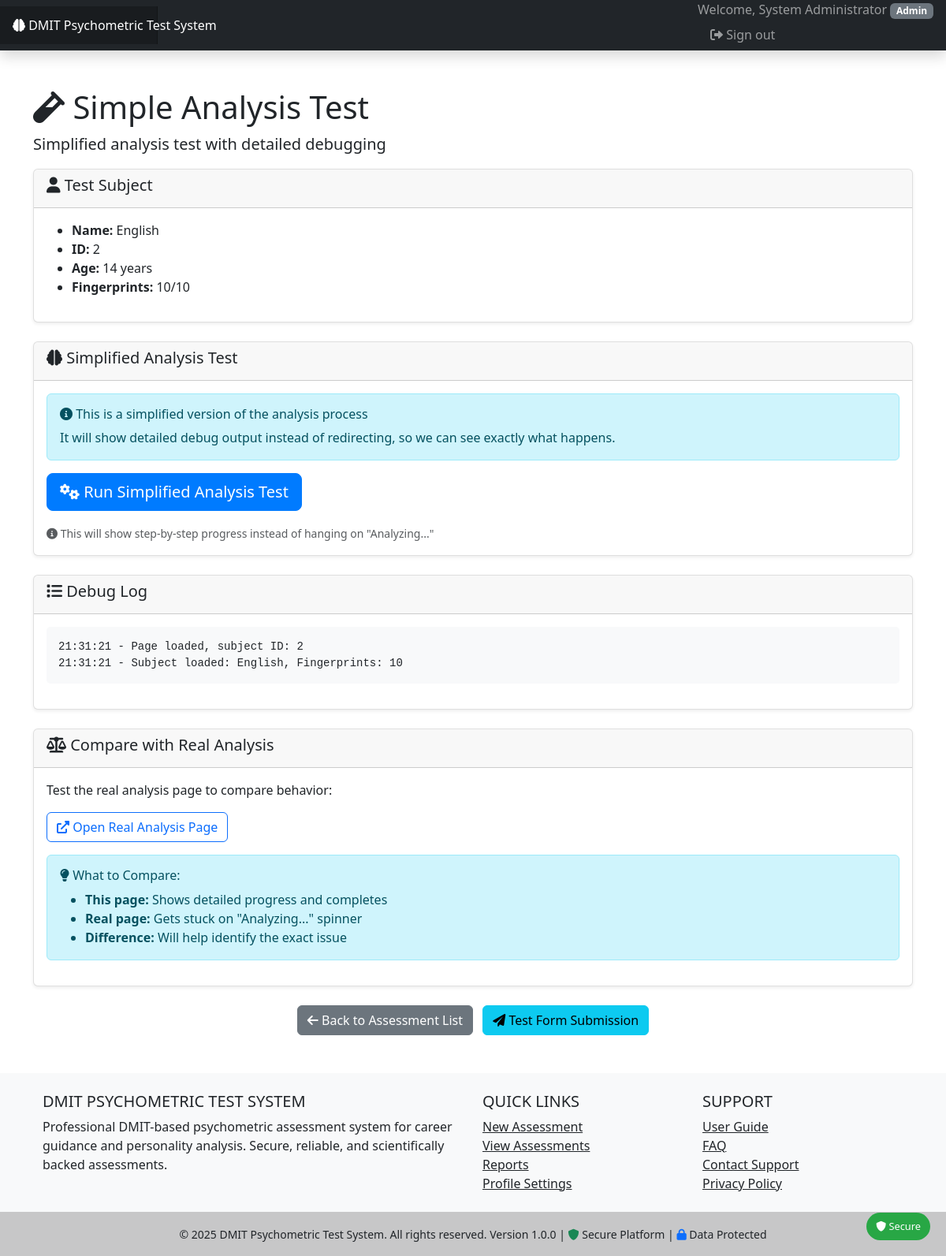
The app's page /simple_analysis_test.php (signed in) with its own data.
### tables this page shows
CREATE TABLE `assessment_subjects` (
  `id` int(11) NOT NULL,
  `user_id` int(11) NOT NULL,
  `subject_name` varchar(100) NOT NULL,
  `date_of_birth` date NOT NULL,
  `gender` enum('male','female','other') NOT NULL,
  `age_at_assessment` int(11) NOT NULL,
  `parent_name` varchar(100) DEFAULT NULL,
  `contact_email` varchar(100) DEFAULT NULL,
  `contact_phone` varchar(15) DEFAULT NULL,
  `school_name` varchar(100) DEFAULT NULL,
  `grade_class` varchar(20) DEFAULT NULL,
  `created_at` timestamp NULL DEFAULT current_timestamp(),
  `updated_at` timestamp NULL DEFAULT current_timestamp() ON UPDATE current_timestamp()
);

### includes/functions.php (called while the page is built, shortened)
<?php
function url($path = '') {
    $path = ltrim($path, '/');
    if ($path === 'index.php' || $path === '') {
        return BASE_URL . 'index.php';
    }
    $currentDir = dirname($_SERVER['SCRIPT_NAME']);
    $baseDir = '/DMIT-Psychometric-Test';
    return $path;
}
?>

### simple_analysis_test.php (the view, shortened to what this page needs)
<?php
$subjectId = $_GET['id'] ?? 2;
$debugLog = [];
function debugLog($message) {
    global $debugLog;
    $debugLog[] = date('H:i:s') . " - " . $message;
}
try {
    $database = new Database();
    $conn = $database->getConnection();
    $stmt = $conn->prepare("SELECT * FROM assessment_subjects WHERE id = ?");
    $stmt->execute([$subjectId]);
    $subject = $stmt->fetch();
    $stmt = $conn->prepare("SELECT COUNT(*) FROM fingerprint_data WHERE subject_id = ?");
    $stmt->execute([$subjectId]);
    $fingerprintCount = $stmt->fetchColumn();
} catch (Exception $e) {
    debugLog("Error loading subject: " . $e->getMessage());
    redirect('assessments/list.php', 'Error loading assessment subject.', 'error');
}
?>
<!DOCTYPE html>
<html lang="en">
<head>
    <link href="https://cdn.jsdelivr.net/npm/bootstrap@5.3.0/dist/css/bootstrap.min.css" rel="stylesheet">
    <link href="https://cdnjs.cloudflare.com/ajax/libs/font-awesome/6.0.0/css/all.min.css" rel="stylesheet">
</head>
<body>
    <?php include 'includes/header.php'; ?>
    <div class="container my-5">
        <h1><i class="fas fa-vial"></i> Simple Analysis Test</h1>
        <p class="lead">Simplified analysis test with detailed debugging</p>
        <div class="card mb-4">
            <div class="card-header">
                <h5><i class="fas fa-user"></i> Test Subject</h5>
            </div>
            <div class="card-body">
                <ul>
                    <li><strong>Name:</strong> <?php echo htmlspecialchars($subject['subject_name']); ?></li>
                    <li><strong>ID:</strong> <?php echo $subject['id']; ?></li>
                    <li><strong>Age:</strong> <?php echo $subject['age_at_assessment']; ?> years</li>
                    <li><strong>Fingerprints:</strong> <?php echo $fingerprintCount; ?>/10</li>
                </ul>
            </div>
        </div>
        <div class="card mb-4">
            <div class="card-header">
                <h5><i class="fas fa-brain"></i> Simplified Analysis Test</h5>
            </div>
            <div class="card-body">
                <?php if ($fingerprintCount >= 8): ?>
                <div class="alert alert-info">
                    <h6><i class="fas fa-info-circle"></i> This is a simplified version of the analysis process</h6>
                    <p class="mb-0">It will show detailed debug output instead of redirecting, so we can see exactly what happens.</p>
                </div>
                <form method="POST">
                    <button type="submit" name="perform_analysis" class="btn btn-primary btn-lg">
                        <i class="fas fa-cogs"></i> Run Simplified Analysis Test
                    </button>
                </form>
                <div class="mt-3">
                    <small class="text-muted">
                        <i class="fas fa-info-circle"></i>
                        This will show step-by-step progress instead of hanging on "Analyzing..."
                    </small>
                </div>
                <?php endif; ?>
            </div>
        </div>
        <?php if (!empty($debugLog)): ?>
        <div class="card mb-4">
            <div class="card-header">
                <h5><i class="fas fa-list"></i> Debug Log</h5>
            </div>
            <div class="card-body">
                <pre style="background: #f8f9fa; padding: 15px; border-radius: 5px;"><?php
                foreach ($debugLog as $log) {
                    echo htmlspecialchars($log) . "\n";
                }
                ?></pre>
            </div>
        </div>
        <?php endif; ?>
        <div class="card mb-4">
            <div class="card-header">
                <h5><i class="fas fa-balance-scale"></i> Compare with Real Analysis</h5>
            </div>
            <div class="card-body">
                <p>Test the real analysis page to compare behavior:</p>
                <a href="<?php echo url('assessments/analysis.php?id=' . $subjectId); ?>" class="btn btn-outline-primary" target="_blank">
                    <i class="fas fa-external-link-alt"></i> Open Real Analysis Page
                </a>
                <div class="alert alert-info mt-3">
                    <h6><i class="fas fa-lightbulb"></i> What to Compare:</h6>
                    <ul class="mb-0">
                        <li><strong>This page:</strong> Shows detailed progress and completes</li>
                        <li><strong>Real page:</strong> Gets stuck on "Analyzing..." spinner</li>
                        <li><strong>Difference:</strong> Will help identify the exact issue</li>
                    </ul>
                </div>
            </div>
        </div>
        <div class="text-center">
            <a href="<?php echo url('assessments/list.php'); ?>" class="btn btn-secondary">
                <i class="fas fa-arrow-left"></i> Back to Assessment List
            </a>
            <a href="form_submission_test.php" class="btn btn-info ms-2">
                <i class="fas fa-paper-plane"></i> Test Form Submission
            </a>
        </div>
    </div>
    <?php include 'includes/footer.php'; ?>
</body>
</html>

### includes/header.php (style rules this page uses)
.card { box-shadow: 0 0.125rem 0.25rem rgba(0, 0, 0, 0.075); border: 1px solid rgba(0, 0, 0, 0.125); }
.btn-primary { background-color: #007bff; border-color: #007bff; }
.alert { border-radius: 0.375rem; }

### records on screen
assessment_subjects: subject_name "English", id "2", age_at_assessment "14"

### other values on screen
APP_NAME "DMIT Psychometric Test System"
$_SESSION['user_name'] "System Administrator"
$_SESSION['user_role'] "Admin"
$fingerprintCount "10"
$log "21:31:21 - Page loaded, subject ID: 2"
$log "21:31:21 - Subject loaded: English, Fingerprints: 10"
APP_NAME "DMIT PSYCHOMETRIC TEST SYSTEM"
APP_VERSION "1.0.0"
